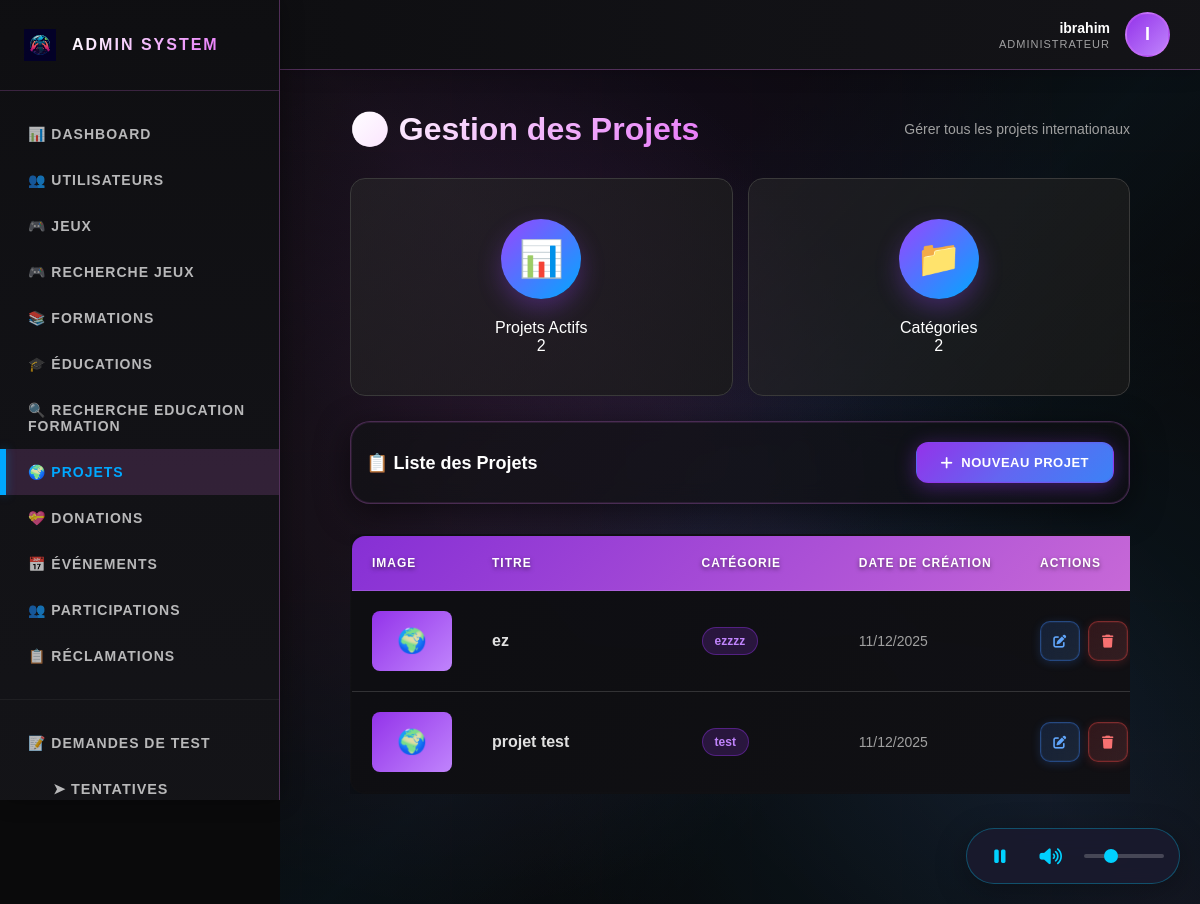
/?action=admin_projects (signed in), run on the app's committed database.
### tables this page shows
CREATE TABLE `users` (
  `id` int(11) NOT NULL,
  `username` varchar(50) NOT NULL,
  `email` varchar(100) NOT NULL,
  `password` varchar(255) NOT NULL,
  `verification_code` varchar(6) DEFAULT NULL,
  `email_verified` tinyint(1) DEFAULT 0,
  `role` enum('player','moderator','admin') DEFAULT 'player',
  `status` enum('active','inactive','banned') DEFAULT 'active',
  `created_at` timestamp NOT NULL DEFAULT current_timestamp(),
  `updated_at` timestamp NOT NULL DEFAULT current_timestamp() ON UPDATE current_timestamp(),
  `face_descriptor` text DEFAULT NULL COMMENT 'Descripteur facial encodé en JSON',
  `face_registered_at` timestamp NULL DEFAULT NULL COMMENT 'Date d''enregistrement du visage',
  `face_enabled` tinyint(1) DEFAULT 0 COMMENT 'Activer/désactiver la connexion par visage',
  `reset_code` varchar(64) DEFAULT NULL,
  `reset_code_expires` datetime DEFAULT NULL,
  `avatar` varchar(255) DEFAULT NULL,
  `medal` enum('none','bronze','silver','gold') DEFAULT 'none',
  `medal_notification_seen` tinyint(1) DEFAULT 1,
  `banned_until` datetime DEFAULT NULL
);

CREATE TABLE `projects` (
  `id` int(11) NOT NULL,
  `title` varchar(255) NOT NULL,
  `category` varchar(100) NOT NULL,
  `image` varchar(255) DEFAULT '',
  `description` text NOT NULL,
  `created_at` timestamp NOT NULL DEFAULT current_timestamp()
);

### controllers/ProjectController.php (called while the page is built, shortened)
<?php
require_once __DIR__ . '/../models/Project.php';
class ProjectController {
    private $model;
    public function __construct($db) {
        $this->model = new Project($db);
    }
    public function adminList() {
        $sort = $_GET['sort'] ?? 'date_desc';
        $search = $_GET['search'] ?? '';
        try {
            if (!empty($search)) {
                $projects = $this->model->searchProjects($search, $sort);
            } else {
                $projects = $this->model->getAllProjects($sort);
            }
            $projectStats = $this->model->getStatistics();
        } catch (Exception $e) {
            error_log("Admin projects error: " . $e->getMessage());
            $_SESSION['admin_error'] = "Erreur lors du chargement des projets. Vérifiez que la table 'projects' existe dans la base de données.";
        }
        $currentPage = 'admin_projects';
        require __DIR__ . '/../views/admin/includes/header.php';
        require __DIR__ . '/../views/admin/projects.php';
        require __DIR__ . '/../views/admin/includes/footer.php';
    }
}
?>

### models/User.php (called while the page is built, shortened)
<?php
class User {
    private $conn;
    private $table_name = "users";
    public $id;
    public function __construct($db) {
        $this->conn = $db;
    }
    public function readOne() {
        $query = "SELECT * FROM " . $this->table_name . " WHERE id = ? LIMIT 0,1";
        $stmt = $this->conn->prepare($query);
        $stmt->bindParam(1, $this->id);
        $stmt->execute();
        $row = $stmt->fetch(PDO::FETCH_ASSOC);
        if($row) {
            $this->id = $row['id'];
            $this->username = $row['username'];
            return true;
        }
        return false;
    }
}
?>

### models/Project.php (called while the page is built, shortened)
<?php
class Project {
    private $conn;
    public function __construct($db) {
        $this->conn = $db;
    }
    public function getAllProjects($sort = 'date_desc') {
        $orderBy = $this->getOrderByClause($sort);
        try {
            $stmt = $this->conn->query("SELECT * FROM projects ORDER BY $orderBy");
            return $stmt->fetchAll(PDO::FETCH_ASSOC);
        } catch (Exception $e) {
            error_log("Get all projects error: " . $e->getMessage());
            $orderBy = $this->getFallbackOrderByClause($sort);
            $stmt = $this->conn->query("SELECT * FROM projects ORDER BY $orderBy");
            return $stmt->fetchAll(PDO::FETCH_ASSOC);
        }
    }
    private function getOrderByClause($sort) {
        switch ($sort) {
            default: return "created_at DESC, id DESC";
        }
    }
    public function getStatistics() {
        $stats = [];
        try {
            $stmt = $this->conn->query("SELECT COUNT(*) as count FROM projects");
            $result = $stmt->fetch(PDO::FETCH_ASSOC);
            $stats['total_projects'] = $result['count'] ?? 0;
            $stmt = $this->conn->query("SELECT COUNT(DISTINCT category) as count FROM projects");
            $result = $stmt->fetch(PDO::FETCH_ASSOC);
            $stats['total_categories'] = $result['count'] ?? 0;
            $stmt = $this->conn->query("SELECT category, COUNT(*) as count FROM projects GROUP BY category");
            $stats['projects_per_category'] = $stmt->fetchAll(PDO::FETCH_ASSOC);
        } catch (Exception $e) {
            error_log("Get project statistics error: " . $e->getMessage());
            $stats['total_projects'] = 0;
            $stats['total_categories'] = 0;
            $stats['projects_per_category'] = [];
        }
        return $stats;
    }
}
?>

### views/admin/projects.php (the view, shortened to what this page needs)
<section class="admin-content">
    <div class="admin-bg"></div>
    <div class="admin-container">
        <div class="admin-header-section">
            <h2>🌍 Gestion des Projets</h2>
            <p style="color: #a0a0a0; font-size: 14px;">Gérer tous les projets internationaux</p>
        </div>
        <div class="stats-grid" style="grid-template-columns: repeat(auto-fit, minmax(200px, 1fr)); gap: 15px; margin-bottom: 25px;">
            <div class="stat-card" style="--card-accent: var(--accent-cyan);">
                <div class="stat-header">
                    <div class="stat-icon">📊</div>
                    <div class="stat-title">Projets Actifs</div>
                </div>
                <div class="stat-value"><?= $projectStats['total_projects'] ?? 0 ?></div>
            </div>
            <div class="stat-card" style="--card-accent: var(--accent-purple);">
                <div class="stat-header">
                    <div class="stat-icon">📁</div>
                    <div class="stat-title">Catégories</div>
                </div>
                <div class="stat-value"><?= $projectStats['total_categories'] ?? 0 ?></div>
            </div>
        </div>
        <div class="admin-card" style="padding: 20px 15px; margin-bottom: 25px;">
            <div style="display: flex; justify-content: space-between; align-items: center; flex-wrap: wrap; gap: 15px;">
                <h3 style="margin: 0; font-size: 18px;">📋 Liste des Projets</h3>
                <div style="display: flex; gap: 15px; align-items: center; flex-wrap: wrap;">
                    <button class="btn-admin btn-add" id="btnAddProject" data-modal="addProjectModal">
                        <i class="fas fa-plus"></i> Nouveau Projet
                    </button>
                </div>
            </div>
        </div>
        <div class="admin-table-container">
            <table class="admin-table">
                <thead>
                    <tr>
                        <th style="width: 100px;">Image</th>
                        <th style="min-width: 200px;">Titre</th>
                        <th style="min-width: 150px;">Catégorie</th>
                        <th style="min-width: 150px;">Date de création</th>
                        <th style="width: 120px;">Actions</th>
                    </tr>
                </thead>
                <tbody>
                    <?php if (empty($projects)): ?>
                        <tr>
                            <td colspan="5" style="text-align:center; padding: 40px; color: #a0a0a0;">
                                <div style="font-size: 48px; margin-bottom: 15px;">🌍</div>
                                <h3 style="color: #ffaa00; margin-bottom: 10px;">Aucun projet</h3>
                                <p>Commencez par ajouter un nouveau projet.</p>
                            </td>
                        </tr>
                    <?php else: ?>
                        <?php foreach($projects as $p): ?>
                            <tr>
                                <td>
                                    <?php if(!empty($p['image'])): ?>
                                        <div style="display: none; width: 80px; height: 60px; background: linear-gradient(135deg, #9333ea 0%, #c084fc 100%); border-radius: 8px; align-items: center; justify-content: center; color: #fff; font-size: 24px;">
                                            🌍
                                        </div>
                                    <?php else: ?>
                                        <div style="width: 80px; height: 60px; background: linear-gradient(135deg, #9333ea 0%, #c084fc 100%); border-radius: 8px; display: flex; align-items: center; justify-content: center; color: #fff; font-size: 24px; border: 1px solid rgba(255,255,255,0.1);">
                                            🌍
                                        </div>
                                    <?php endif; ?>
                                </td>
                                <td><strong><?= htmlspecialchars($p['title']) ?></strong></td>
                                <td>
                                    <span class="badge badge-cat" style="display: inline-block; padding: 6px 12px; background: rgba(147, 51, 234, 0.2); border: 1px solid rgba(147, 51, 234, 0.4); border-radius: 20px; font-size: 12px; font-weight: 600; color: #c084fc;">
                                        <?= htmlspecialchars($p['category']) ?>
                                    </span>
                                </td>
                                <td style="color: #a0a0a0; font-size: 14px;">
                                    <?= isset($p['created_at']) ? date('d/m/Y', strtotime($p['created_at'])) : 'N/A' ?>
                                </td>
                                <td>
                                    <div style="display: flex; gap: 10px; align-items: center;">
                                        <a href="?action=admin_project_edit&id=<?= $p['id'] ?>" class="btn-admin btn-edit" title="Modifier" style="min-width: 40px; height: 40px; padding: 0;">
                                            <i class="fas fa-edit"></i>
                                        </a>
                                        <a href="?action=admin_project_delete&id=<?= $p['id'] ?>" class="btn-admin btn-delete" onclick="return confirm('Supprimer ce projet ?')" title="Supprimer" style="min-width: 40px; height: 40px; padding: 0;">
                                            <i class="fas fa-trash"></i>
                                        </a>
                                    </div>
                                </td>
                            </tr>
                        <?php endforeach; ?>
                    <?php endif; ?>
                </tbody>
            </table>
        </div>
    </div>
</section>

### views/admin/includes/header.php (shortened to what this page needs)
<!DOCTYPE html>
<html lang="fr">
<head>
    <link rel="stylesheet" href="https://cdnjs.cloudflare.com/ajax/libs/font-awesome/6.4.0/css/all.min.css">
    <link rel="stylesheet" href="public/css/templatemo-prism-flux.css">
</head>
<body>
    <?php
    $adminUsername = $_SESSION['username'] ?? 'Admin';
    $adminUserId = $_SESSION['user_id'] ?? null;
    $adminInitial = strtoupper(substr($adminUsername, 0, 1));
    $adminName = $adminUsername;
    if ($adminUserId) {
        try {
            if (!isset($db)) {
                $database = new Database();
                $db = $database->getConnection();
            }
            require_once "models/User.php";
            $userModel = new User($db);
            $userModel->id = $adminUserId;
            if ($userModel->readOne()) {
                $adminName = $userModel->username ?? $adminUsername;
                $adminInitial = strtoupper(substr($adminName, 0, 1));
            }
        } catch (Exception $e) {
            error_log("Error fetching admin info: " . $e->getMessage());
        }
    }
    ?>
    <div class="admin-wrapper">
        <aside class="admin-sidebar">
            <div class="sidebar-header">
                <div class="sidebar-logo">
                    <img src="public/images/logo.png" alt="Logo" onerror="this.style.display='none'; this.parentElement.innerHTML='<div style=\'width: 40px; height: 40px; border-radius: 8px; background: linear-gradient(135deg, #9333ea, #c084fc); display: flex; align-items: center; justify-content: center; font-weight: 900; font-size: 20px; color: white;\'>M</div>';">
                </div>
                <div class="sidebar-title">Admin System</div>
            </div>
            <nav class="sidebar-nav">
                <a href="?action=admin_dashboard" class="sidebar-nav-item <?php echo (isset($currentPage) && $currentPage == 'admin') ? 'active' : ''; ?>">
                    📊 Dashboard
                </a>
                <a href="?action=admin_users" class="sidebar-nav-item <?php echo (isset($currentPage) && $currentPage == 'users') ? 'active' : ''; ?>">
                    👥 Utilisateurs
                </a>
                <a href="?action=admin_games" class="sidebar-nav-item <?php echo (isset($currentPage) && $currentPage == 'games') ? 'active' : ''; ?>">
                    🎮 Jeux
                </a>
                <a href="?action=admin_search_games" class="sidebar-nav-item <?php echo (isset($currentPage) && $currentPage == 'admin_search_games') ? 'active' : ''; ?>">
                    🎮 Recherche Jeux
                </a>
                <a href="?controller=formation&action=adminList" class="sidebar-nav-item <?php echo (isset($currentPage) && $currentPage == 'formations') ? 'active' : ''; ?>">
                    📚 Formations
                </a>
                <a href="?controller=education&action=adminList" class="sidebar-nav-item <?php echo (isset($currentPage) && $currentPage == 'educations') ? 'active' : ''; ?>">
                    🎓 Éducations
                </a>
                <a href="?controller=category&action=adminSearch" class="sidebar-nav-item <?php echo (isset($currentPage) && $currentPage == 'search') ? 'active' : ''; ?>">
                    🔍 Recherche Education Formation
                </a>
                <a href="?action=admin_projects" class="sidebar-nav-item <?php echo (isset($currentPage) && $currentPage == 'admin_projects') ? 'active' : ''; ?>">
                    🌍 Projets
                </a>
                <a href="?action=admin_donations" class="sidebar-nav-item <?php echo (isset($currentPage) && ($currentPage == 'admin_donations' || $currentPage == 'donations')) ? 'active' : ''; ?>">
                    💝 Donations
                </a>
                <a href="?action=admin_events" class="sidebar-nav-item <?php echo (isset($currentPage) && $currentPage == 'admin_events') ? 'active' : ''; ?>">
                    📅 Événements
                </a>
                <a href="?action=admin_participations" class="sidebar-nav-item <?php echo (isset($currentPage) && $currentPage == 'admin_participations') ? 'active' : ''; ?>">
                    👥 Participations
                </a>
                <a href="?action=admin_reclamations" class="sidebar-nav-item <?php echo (isset($currentPage) && $currentPage == 'admin_reclamations') ? 'active' : ''; ?>">
                    📋 Réclamations
                </a>
                <div style="margin: 20px 0; border-top: 1px solid rgba(255,255,255,0.05);"></div>
                <a href="?controller=adminTest&action=listRequests" class="sidebar-nav-item <?php echo (isset($currentPage) && in_array($currentPage, ['test_requests', 'test_attempts', 'test_questions'])) ? 'active' : ''; ?>">
                    📝 Demandes de Test
                </a>
                <a href="?controller=adminTest&action=listAttempts" class="sidebar-nav-item <?php echo (isset($currentPage) && $currentPage == 'test_attempts') ? 'active' : ''; ?>" style="padding-left: 50px; font-size: 0.9em;">
                    ➤ Tentatives
                </a>
            </nav>
        </aside>
        <header class="admin-top-header">
            <div class="admin-profile-section" onclick="showAdminProfileModal()" style="cursor: pointer; transition: all 0.3s ease;" onmouseover="this.style.opacity='0.8';" onmouseout="this.style.opacity='1';">
                <div class="admin-profile-info">
                    <div class="admin-profile-name"><?php echo htmlspecialchars($adminName); ?></div>
                    <div class="admin-profile-role">Administrateur</div>
            </div>
                <div class="admin-profile-avatar">
                    <?php echo htmlspecialchars($adminInitial); ?>
                </div>
            </div>
    </header>

### data on the page
users: username "ibrahim", username "I"
projects: title "ez", category "ezzzz", created_at "11/12/2025"
projects: title "projet test", category "test", created_at "11/12/2025"

### other printed values
$projectStats['total_projects'] "2"
$projectStats['total_categories'] "2"
